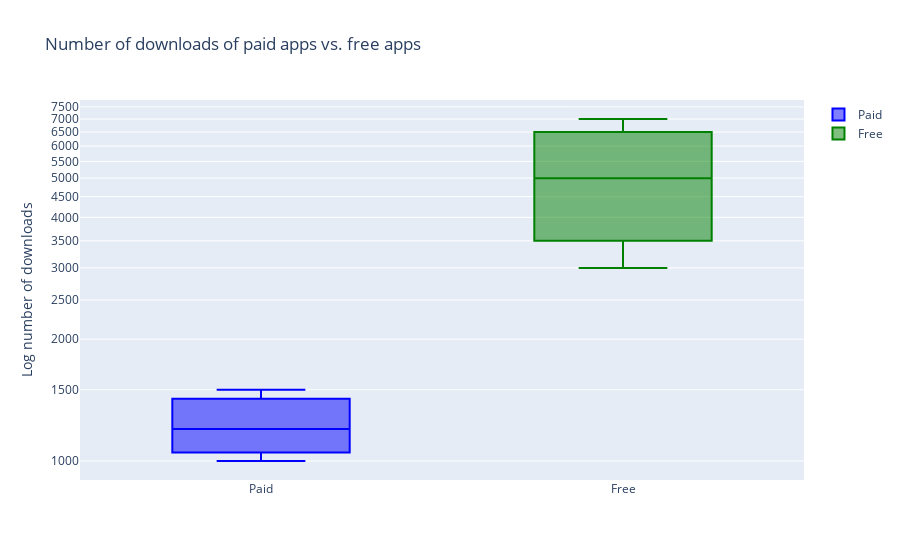

Notebook source saved alongside this figure:
### Code cell
trace0 = go.Box(
    y = apps[apps['Type'] == 'Paid']['Installs'],
    name = 'Paid',
    marker=dict(color='blue')
)
trace1 = go.Box(
    y = apps[apps['Type'] == 'Free']['Installs'],
    name = 'Free',
    marker=dict(color='green')
)
layout = go.Layout(
    title = "Number of downloads of paid apps vs. free apps",
    yaxis = dict(title = "Log number of downloads",
                type = 'log',
                autorange = True)
)
data = [trace0, trace1]
plotly.offline.iplot({'data': data, 'layout': layout})

### Figure 1 — Plotly figure (JSON) as saved in the notebook; plotly's stock layout.template omitted (floating-point values rounded to 4 significant figures)
{"data": [{"marker": {"color": "blue"}, "name": "Paid", "type": "box", "y": [1000, 1500, 1200]}, {"marker": {"color": "green"}, "name": "Free", "type": "box", "y": [5000, 7000, 3000]}], "layout": {"autosize": true, "title": {"text": "Number of downloads of paid apps vs. free apps"}, "xaxis": {"autorange": true, "range": [-0.5, 1.5], "type": "category"}, "yaxis": {"autorange": true, "range": [2.953, 3.892], "title": {"text": "Log number of downloads"}, "type": "log"}}}
